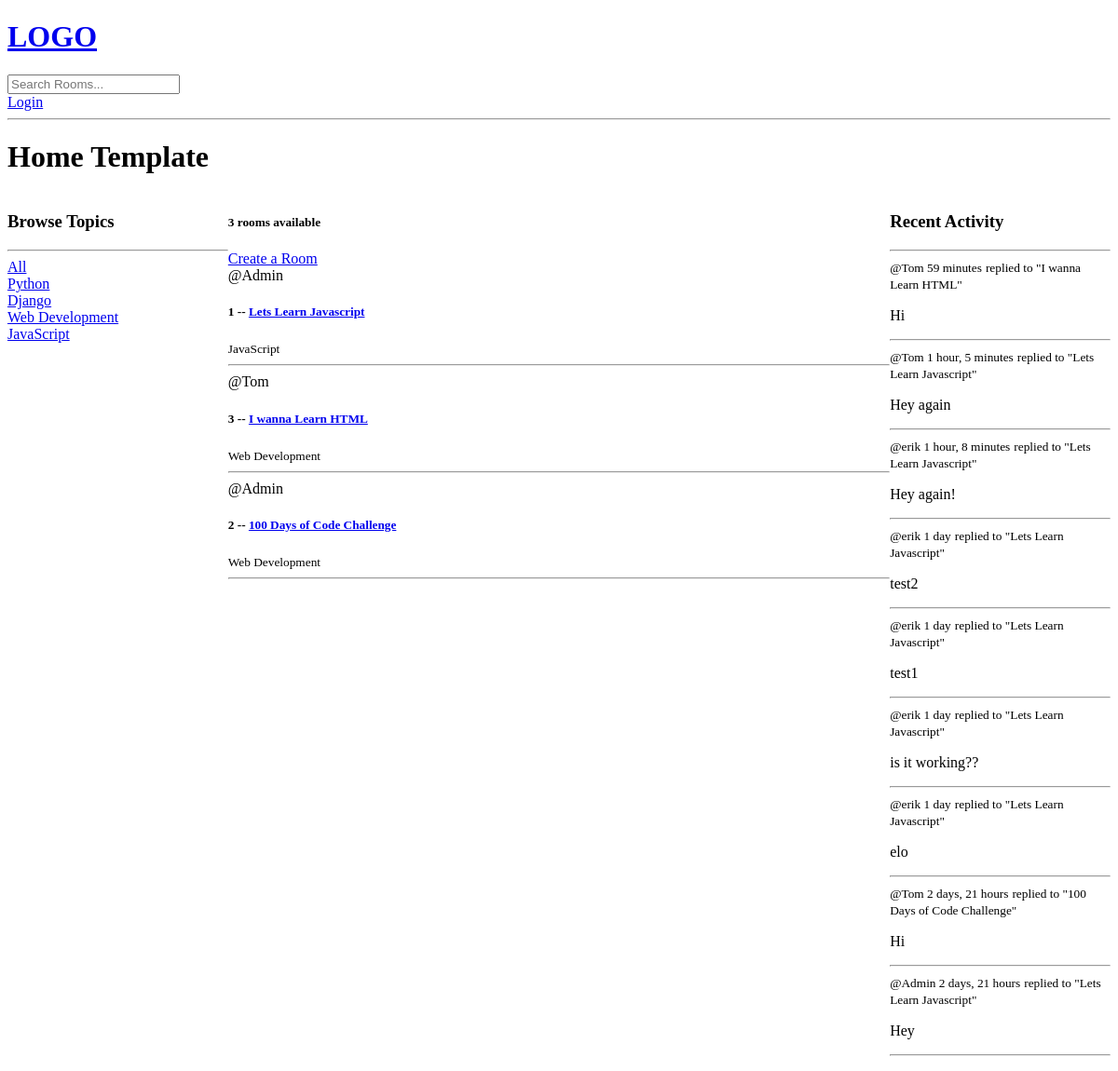
The app's page /, older data.
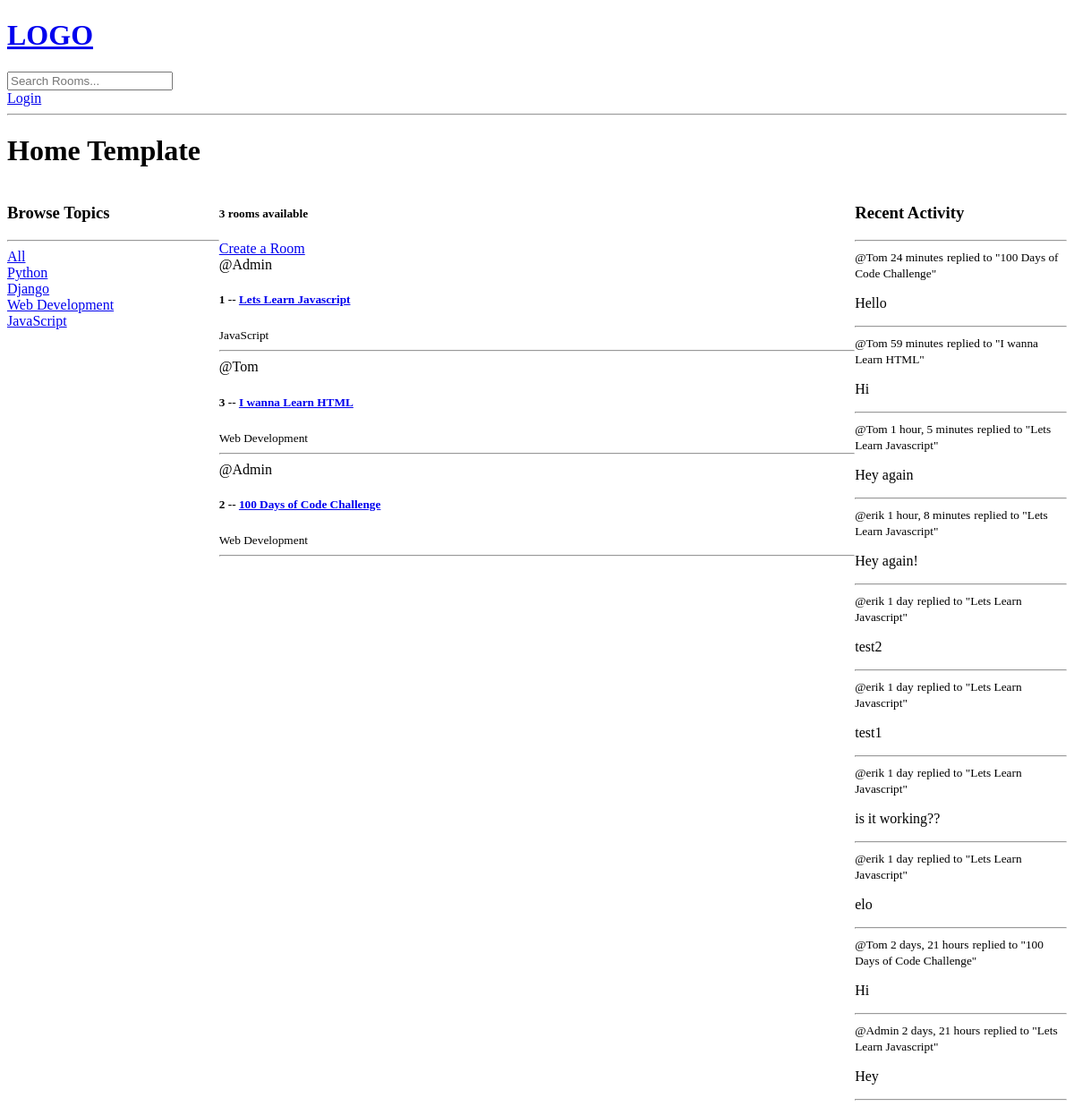
The same page, newer data.
### base/models.py (models this page shows, shortened)
class Topic(models.Model):
    name = models.CharField(max_length=200)

class Room(models.Model):
    host = models.ForeignKey(User, on_delete=models.SET_NULL, null=True)
    topic = models.ForeignKey(Topic, on_delete=models.SET_NULL, null=True)
    name= models.CharField(max_length=200) # Meaning this can't be blank
    description = models.TextField(null=True, blank=True)
    participants = models.ManyToManyField(User,related_name='participants', blank=True)
    updated = models.DateTimeField(auto_now=True)
    created = models.DateTimeField(auto_now_add=True)
    class Meta:
        ordering = ['-updated', '-created']
    def __str__(self):
        return self.name  #This will return name

class Message(models.Model):
     user = models.ForeignKey(User, on_delete=models.CASCADE)
     room = models.ForeignKey(Room, on_delete=models.CASCADE)
     body = models.TextField()
     updated = models.DateTimeField(auto_now=True)
     created = models.DateTimeField(auto_now_add=True)
     class Meta:
        ordering = ['-updated', '-created']
     def __str__(self):
         return self.body[0:50] # for the first 50 characters

### base/views.py (the view)
# urls.py: path('', views.home, name="home"),  # here keeping name="home" is a good practice
def home(request):
    q= request.GET.get('q') if request.GET.get('q') != None else ''
    rooms1 = Room.objects.filter(
        Q(topic__name__icontains=q) |
        Q(name__icontains=q) |
        Q(description__icontains=q)
        )
    topics = Topic.objects.all()
    room_count = rooms1.count()
    room_messages = Message.objects.all()
    context = {'rooms': rooms1, 'topics': topics, 'room_count':room_count,
    'room_messages': room_messages}
    return render(request, 'base/home.html', context)

### base/templates/base/home.html (shortened to what this page needs)
{% extends 'main.html' %}
{% block content %}
<h1>Home Template</h1>
<div class="home-container">
    <div>
        <h3>Browse Topics</h3>
        <hr>
        <div>
            <a href="{% url 'home' %}">All</a>
        </div>
        {% for topic in topics %}
            <div>
                <a href="{% url 'home' %}?q={{topic.name}}">{{topic.name}}</a>
            </div>
        {% endfor %}
    </div>
    <div>
        <h5>{{room_count}} rooms available</h5>
        <a href="{% url 'create-room' %}">Create a Room</a>
        <div>
            {% for room in rooms %}
                <div>
                    <span>@{{room.host.username}}</span>
                    <h5>{{room.id}} -- <a href="{% url 'rooms' room.id %}">{{room.name}}</a></h5>
                    <small>{{room.topic.name}}</small>
                    <hr>
                </div>
            {% endfor %}
        </div>
    </div>
    <div>
        <h3>Recent Activity</h3>
        <hr>
        {% for message in room_messages %}
            <div>
                <small>@{{message.user}} {{message.created|timesince}}</small>
                <small>replied to "{{message.room}}"</small>
                <p>{{message}}</p>
                <hr>
            </div>
        {% endfor %}
    </div>
</div>
{% endblock content %}

Row changes from the older to the newer data that the page shows:
added Message: user "Tom", created "24 minutes", room "100 Days of Code Challenge", body "Hello"
